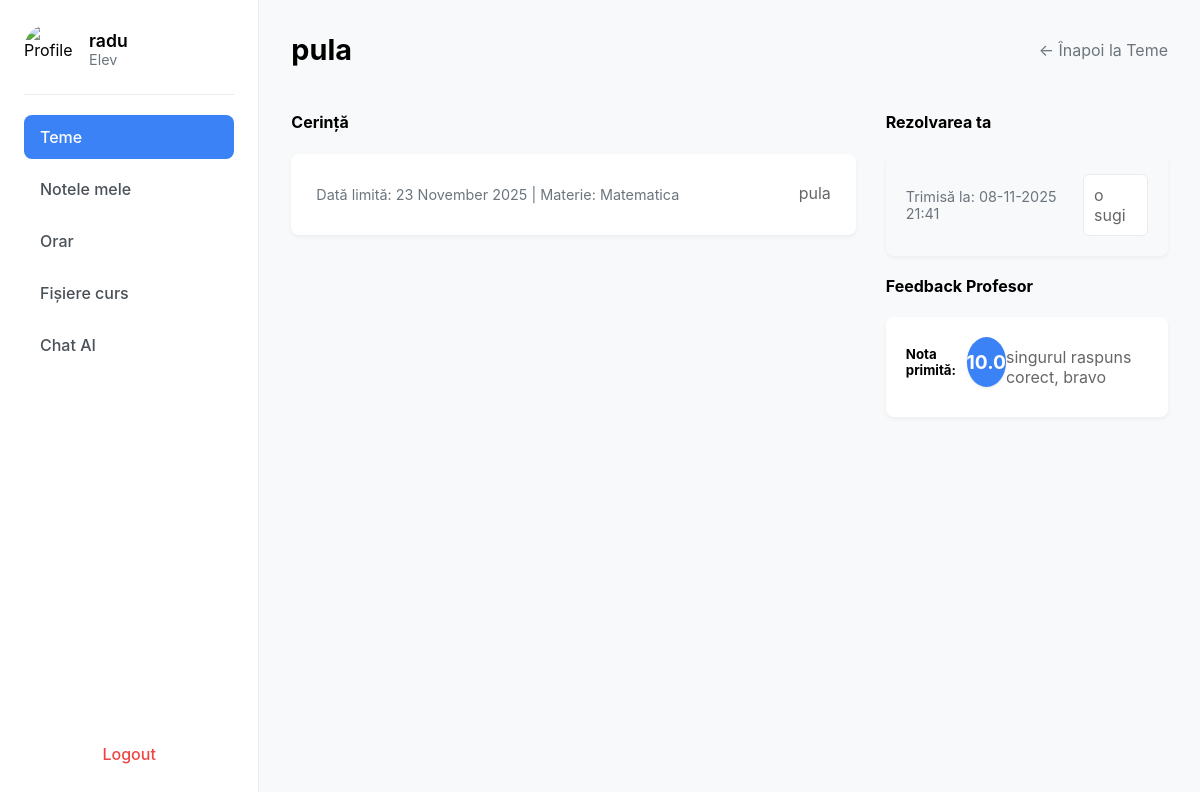
/tema/1 (signed in), run on the app's committed database.
### app/models.py (models this page shows, shortened)
class User(db.Model, UserMixin):
    __tablename__ = 'user'
    id = db.Column(db.Integer, primary_key=True)
    name = db.Column(db.String(100), nullable=False)
    email = db.Column(db.String(150), unique=True, nullable=False)
    password_hash = db.Column(db.String(256), nullable=False)  # Am mărit la 256 pentru siguranță
    role = db.Column(db.String(20), nullable=False)  # 'student', 'professor', 'parent'
    student = db.relationship('Student', back_populates='user', uselist=False)
    professor = db.relationship('Professor', back_populates='user', uselist=False)
    parent = db.relationship('Parent', back_populates='user', uselist=False)

class Assignment(db.Model):
    __tablename__ = 'assignment'
    id = db.Column(db.Integer, primary_key=True)
    teacher_id = db.Column(db.Integer, db.ForeignKey('professor.id'), nullable=False)
    subject_id = db.Column(db.Integer, db.ForeignKey('subject.id'), nullable=False)  # 'id_materie FK'
    title = db.Column(db.String(150), nullable=False)
    description = db.Column(db.Text, nullable=True)
    created_at = db.Column(db.DateTime, default=datetime.utcnow)
    due_date = db.Column(db.DateTime, nullable=True)  # Data limită
    teacher = db.relationship('Professor', back_populates='assignments')
    subject = db.relationship('Subject', back_populates='assignments')
    submissions = db.relationship('Submission', back_populates='assignment')

class Subject(db.Model):  # Fosta tabelă "Materie" (top-dreapta)
    __tablename__ = 'subject'
    id = db.Column(db.Integer, primary_key=True)
    name = db.Column(db.String(150), nullable=False)
    description = db.Column(db.Text, nullable=True, default='No description')  # valoare default
    color = db.Column(db.String(50), nullable=False, default='bg-blue-500')   # valoare default
    assignments = db.relationship('Assignment', back_populates='subject')
    student_subjects = db.relationship('StudentSubject', back_populates='subject')
    absences = db.relationship('Absence', back_populates='subject', cascade='all, delete-orphan')

class Submission(db.Model):
    __tablename__ = 'submission'
    id = db.Column(db.Integer, primary_key=True)
    assignment_id = db.Column(db.Integer, db.ForeignKey('assignment.id'), nullable=False)
    student_id = db.Column(db.Integer, db.ForeignKey('student.id'), nullable=False)
    content = db.Column(db.Text, nullable=True)  # Rezolvarea elevului (poate fi goală inițial)
    status = db.Column(db.String(50), nullable=False, default='Nefăcut')  # ex: Nefăcut, Trimis, Corectat
    submitted_at = db.Column(db.DateTime, nullable=True)  # Se setează doar la trimitere
    assignment = db.relationship('Assignment', back_populates='submissions')
    student = db.relationship('Student', back_populates='submissions')
    feedback = db.relationship('Feedback', back_populates='submission', uselist=False,
                               cascade="all, delete-orphan")  # Relație unu-la-unu

class Feedback(db.Model):
    __tablename__ = 'feedback'
    id = db.Column(db.Integer, primary_key=True)
    submission_id = db.Column(db.Integer, db.ForeignKey('submission.id'), unique=True, nullable=False)
    grade = db.Column(db.String(10), nullable=True)  # Nota (ex: 10, 7.5, "A+")
    feedback_text = db.Column(db.Text, nullable=True)  # Feedback-ul profesorului
    created_at = db.Column(db.DateTime, default=datetime.utcnow)
    submission = db.relationship('Submission', back_populates='feedback')
    ai_reports = db.relationship('AIReport', back_populates='feedback', cascade="all, delete-orphan")

### app/routes.py (the view, shortened to what this page needs)
@bp.route("/tema/<int:id_tema>", methods=["GET", "POST"])
@login_required
def detaliu_tema(id_tema):
    if current_user.role != "Elev":
        flash("Acces nepermis.", "error")
        return redirect(url_for("main.home"))
    student_profile = Student.query.filter_by(user_id=current_user.id).first()
    assignment = Assignment.query.get_or_404(id_tema)
    submission = Submission.query.filter_by(
        assignment_id=id_tema,
        student_id=student_profile.id
    ).first()
    if not submission:
        flash("Această temă nu ți-a fost asignată.", "error")
        return redirect(url_for('main.home'))
    feedback = None
    if submission and submission.feedback:
        feedback = submission.feedback
    return render_template(
        "detaliu_tema_elev.html",
        user=current_user,
        assignment=assignment,
        submission=submission,
        feedback=feedback
    )

### app/__init__.py (called while the page is built)
def create_app():
    app = Flask(__name__)
    app.secret_key = "secret123"  # schimbă cu ceva sigur
    app.config['SQLALCHEMY_DATABASE_URI'] = 'sqlite:///users.db'
    app.config['SQLALCHEMY_TRACK_MODIFICATIONS'] = False
    db.init_app(app)
    login_manager.init_app(app)
    from .routes import bp
    app.register_blueprint(bp)
    from .models import User  # import modelul User
    @login_manager.user_loader
    def user_loader(user_id):
        try:
            return User.query.get(int(user_id))
        except ValueError:
            return None
    with app.app_context():
        db.create_all()
    return app

### app/templates/detaliu_tema_elev.html (shortened to what this page needs)
{% extends "base.html" %}
{% block content %}
<div class="sidebar">
    <div class="profile">
        <img src="{{ url_for('static', filename='images/avatar.png') }}" alt="Profile">
        <div>
            <h3>{{ user.name }}</h3>
            <p>{{ user.role }}</p>
        </div>
    </div>
    <ul class="menu">
        <li class="active"><a href="{{ url_for('main.home') }}">Teme</a></li>
        <li><a href="#">Notele mele</a></li>
        <li><a href="{{ url_for('main.orar') }}">Orar</a></li>
        <li><a href="#">Fișiere curs</a></li>
        <li><a href="{{ url_for('main.chat_page') }}" target="_blank">Chat AI</a></li>
    </ul>
    <a class="logout" href="{{ url_for('main.logout') }}">Logout</a>
</div>
<div class="main">
    <div class="header">
        <h2>{{ assignment.title }}</h2>
        <a href="{{ url_for('main.home') }}" style="text-decoration: none; color: #6c757d;">&larr; Înapoi la Teme</a>
    </div>
    <div style="display: flex; gap: 30px;">
        <div style="flex: 2;">
            <h4>Cerință</h4>
            <div class="assignment-card" style="padding: 25px;">
                <p style="color: #6c757d; font-size: 0.9rem;">
                    Dată limită: {{ assignment.due_date.strftime('%d %B %Y') if assignment.due_date else 'N/A' }} |
                    Materie: {{ assignment.subject.name }}
                </p>
                <p style="line-height: 1.6; white-space: pre-wrap;">{{ assignment.description }}</p>
            </div>
        </div>
        <div style="flex: 1;">
            {% if submission.status == 'Trimis' or submission.status == 'Corectat' %}
                <h4>Rezolvarea ta</h4>
                <div class="assignment-card" style="background-color: #f8f9fa;">
                    <p style="font-size: 0.9rem; color: #6c757d;">Trimisă la: {{ submission.submitted_at.strftime('%d-%m-%Y %H:%M') }}</p>
                    <p style="white-space: pre-wrap; background: #fff; padding: 10px; border-radius: 6px; border: 1px solid #e9ecef;">{{ submission.content }}</p>
                </div>
                {% if feedback %}
                <h4 style="margin-top: 20px;">Feedback Profesor</h4>
                <div class="assignment-card">
                    <div style="display: flex; justify-content: space-between; align-items: center; margin-bottom: 10px;">
                        <h5 style="margin: 0;">Nota primită:</h5>
                        <span class="grade-badge" style="width: 50px; height: 50px; font-size: 1.2rem;">{{ feedback.grade }}</span>
                    </div>
                    <p style="white-space: pre-wrap;">{{ feedback.feedback_text }}</p>
                </div>
                {% elif submission.status == 'Trimis' %}
                <div class="status status-în-progres" style="margin-top: 20px; text-align: center;">Așteaptă corectare...</div>
                {% endif %}
            {% endif %}
        </div>
    </div>
</div>
{% endblock %}

### app/static/css/dashboard.css (style rules this page uses)
body { font-family: -apple-system, BlinkMacSystemFont, "Segoe UI", Roboto, Helvetica, Arial, sans-serif; background-color: #f8f9fa; margin: 0; display: flex; min-height: 100vh; }
.sidebar { width: 260px; background: #ffffff; border-right: 1px solid #e9ecef; display: flex; flex-direction: column; padding: 24px; box-sizing: border-box; }
.main { flex-grow: 1; padding: 32px; background-color: #f8f9fa; }
.profile { display: flex; align-items: center; gap: 15px; padding-bottom: 20px; border-bottom: 1px solid #e9ecef; }
.profile img { width: 50px; height: 50px; border-radius: 50%; }
.profile h3 { margin: 0; font-size: 1.1rem; font-weight: 600; }
.profile p { margin: 0; font-size: 0.9rem; color: #6c757d; }
.menu { list-style: none; padding: 20px 0; margin: 0; flex-grow: 1; }
.menu li { margin-bottom: 8px; }
.menu li a { display: block; padding: 12px 16px; text-decoration: none; color: #495057; font-weight: 500; border-radius: 8px; transition: background-color 0.2s, color 0.2s; }
.menu li.active a { background-color: #3b82f6; color: #ffffff; }
.logout { display: block; padding: 12px 16px; text-decoration: none; color: #ef4444; font-weight: 500; border-radius: 8px; transition: background-color 0.2s; text-align: center; }
.header { display: flex; justify-content: space-between; align-items: center; margin-bottom: 24px; }
.header h2 { margin: 0; font-size: 1.8rem; font-weight: 700; }
.assignment-card { background: #fff; border-radius: 8px; padding: 20px; box-shadow: 0 2px 4px rgba(0,0,0,0.05); display: flex; justify-content: space-between; align-items: center; transition: box-shadow 0.2s; }
.assignment-card p { margin: 0; color: #666; }
.grade-badge { background-color: #3b82f6; color: white; font-size: 1.1rem; font-weight: bold; border-radius: 50%; width: 45px; height: 45px; display: flex; align-items: center; justify-content: center; box-shadow: 0 1px 3px rgba(0,0,0,0.1); }

### data on the page
User: name "radu", role "Elev"
Assignment: title "pula", due_date "23 November 2025", description "pula"
Subject: subject.name "Matematica"
Submission: submitted_at "08-11-2025 21:41", content "o sugi"
Feedback: grade "10.0", feedback_text "singurul raspuns corect, bravo"
